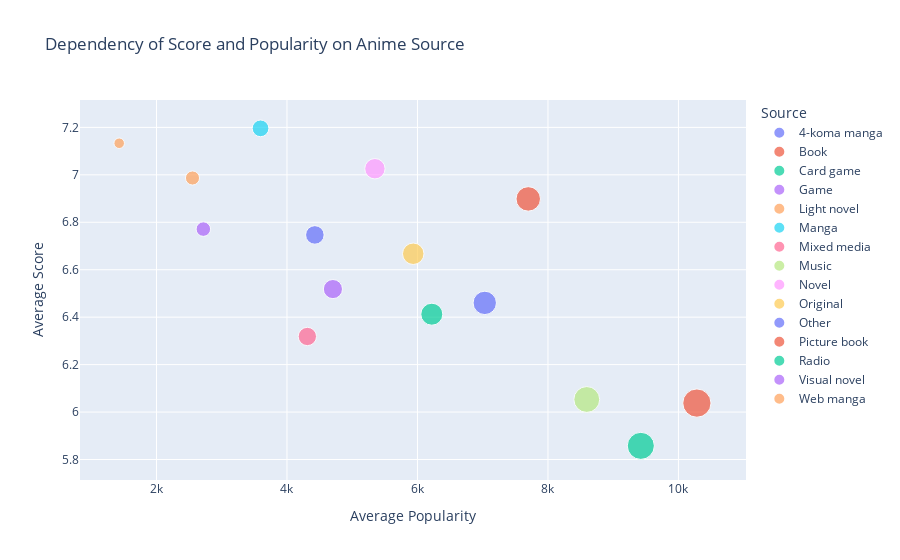

Notebook source saved alongside this figure:
### Code cell
filtered_data = anime_df[anime_df["Source"] != "Unknown"]
grouped_data = filtered_data.groupby("Source").agg(
    avg_score=("Score", "mean"),
    avg_popularity=("Popularity", "mean")
).reset_index()


fig = px.scatter(
    grouped_data,
    x="avg_popularity",
    y="avg_score",
    size="avg_popularity",
    color="Source",
    hover_name="Source",
    labels={"avg_popularity": "Average Popularity", "avg_score": "Average Score"},
    title="Dependency of Score and Popularity on Anime Source"
)

fig.update_layout(
    xaxis_title="Average Popularity",
    yaxis_title="Average Score",
)
fig.write_image("scatter_1.png") 
fig.show()

### Figure 1 — Plotly figure (JSON) as saved in the notebook; plotly's stock layout.template omitted (floating-point values rounded to 4 significant figures)
{"data": [{"hovertemplate": "<b>%{hovertext}</b><br><br>Source=4-koma manga<br>Average Popularity=%{marker.size}<br>Average Score=%{y}<extra></extra>", "hovertext": ["4-koma manga"], "legendgroup": "4-koma manga", "marker": {"color": "#636efa", "size": [4428.0], "sizemode": "area", "sizeref": 25.71, "symbol": "circle"}, "mode": "markers", "name": "4-koma manga", "orientation": "v", "showlegend": true, "type": "scatter", "x": [4428.0], "xaxis": "x", "y": [6.747], "yaxis": "y"}, {"hovertemplate": "<b>%{hovertext}</b><br><br>Source=Book<br>Average Popularity=%{marker.size}<br>Average Score=%{y}<extra></extra>", "hovertext": ["Book"], "legendgroup": "Book", "marker": {"color": "#EF553B", "size": [7698.0], "sizemode": "area", "sizeref": 25.71, "symbol": "circle"}, "mode": "markers", "name": "Book", "orientation": "v", "showlegend": true, "type": "scatter", "x": [7698.0], "xaxis": "x", "y": [6.898], "yaxis": "y"}, {"hovertemplate": "<b>%{hovertext}</b><br><br>Source=Card game<br>Average Popularity=%{marker.size}<br>Average Score=%{y}<extra></extra>", "hovertext": ["Card game"], "legendgroup": "Card game", "marker": {"color": "#00cc96", "size": [6220.0], "sizemode": "area", "sizeref": 25.71, "symbol": "circle"}, "mode": "markers", "name": "Card game", "orientation": "v", "showlegend": true, "type": "scatter", "x": [6220.0], "xaxis": "x", "y": [6.412], "yaxis": "y"}, {"hovertemplate": "<b>%{hovertext}</b><br><br>Source=Game<br>Average Popularity=%{marker.size}<br>Average Score=%{y}<extra></extra>", "hovertext": ["Game"], "legendgroup": "Game", "marker": {"color": "#ab63fa", "size": [4704.0], "sizemode": "area", "sizeref": 25.71, "symbol": "circle"}, "mode": "markers", "name": "Game", "orientation": "v", "showlegend": true, "type": "scatter", "x": [4704.0], "xaxis": "x", "y": [6.518], "yaxis": "y"}, {"hovertemplate": "<b>%{hovertext}</b><br><br>Source=Light novel<br>Average Popularity=%{marker.size}<br>Average Score=%{y}<extra></extra>", "hovertext": ["Light novel"], "legendgroup": "Light novel", "marker": {"color": "#FFA15A", "size": [1429.0], "sizemode": "area", "sizeref": 25.71, "symbol": "circle"}, "mode": "markers", "name": "Light novel", "orientation": "v", "showlegend": true, "type": "scatter", "x": [1429.0], "xaxis": "x", "y": [7.133], "yaxis": "y"}, {"hovertemplate": "<b>%{hovertext}</b><br><br>Source=Manga<br>Average Popularity=%{marker.size}<br>Average Score=%{y}<extra></extra>", "hovertext": ["Manga"], "legendgroup": "Manga", "marker": {"color": "#19d3f3", "size": [3595.0], "sizemode": "area", "sizeref": 25.71, "symbol": "circle"}, "mode": "markers", "name": "Manga", "orientation": "v", "showlegend": true, "type": "scatter", "x": [3595.0], "xaxis": "x", "y": [7.196], "yaxis": "y"}, {"hovertemplate": "<b>%{hovertext}</b><br><br>Source=Mixed media<br>Average Popularity=%{marker.size}<br>Average Score=%{y}<extra></extra>", "hovertext": ["Mixed media"], "legendgroup": "Mixed media", "marker": {"color": "#FF6692", "size": [4313.0], "sizemode": "area", "sizeref": 25.71, "symbol": "circle"}, "mode": "markers", "name": "Mixed media", "orientation": "v", "showlegend": true, "type": "scatter", "x": [4313.0], "xaxis": "x", "y": [6.319], "yaxis": "y"}, {"hovertemplate": "<b>%{hovertext}</b><br><br>Source=Music<br>Average Popularity=%{marker.size}<br>Average Score=%{y}<extra></extra>", "hovertext": ["Music"], "legendgroup": "Music", "marker": {"color": "#B6E880", "size": [8595.0], "sizemode": "area", "sizeref": 25.71, "symbol": "circle"}, "mode": "markers", "name": "Music", "orientation": "v", "showlegend": true, "type": "scatter", "x": [8595.0], "xaxis": "x", "y": [6.053], "yaxis": "y"}, {"hovertemplate": "<b>%{hovertext}</b><br><br>Source=Novel<br>Average Popularity=%{marker.size}<br>Average Score=%{y}<extra></extra>", "hovertext": ["Novel"], "legendgroup": "Novel", "marker": {"color": "#FF97FF", "size": [5348.0], "sizemode": "area", "sizeref": 25.71, "symbol": "circle"}, "mode": "markers", "name": "Novel", "orientation": "v", "showlegend": true, "type": "scatter", "x": [5348.0], "xaxis": "x", "y": [7.026], "yaxis": "y"}, {"hovertemplate": "<b>%{hovertext}</b><br><br>Source=Original<br>Average Popularity=%{marker.size}<br>Average Score=%{y}<extra></extra>", "hovertext": ["Original"], "legendgroup": "Original", "marker": {"color": "#FECB52", "size": [5935.0], "sizemode": "area", "sizeref": 25.71, "symbol": "circle"}, "mode": "markers", "name": "Original", "orientation": "v", "showlegend": true, "type": "scatter", "x": [5935.0], "xaxis": "x", "y": [6.667], "yaxis": "y"}, {"hovertemplate": "<b>%{hovertext}</b><br><br>Source=Other<br>Average Popularity=%{marker.size}<br>Average Score=%{y}<extra></extra>", "hovertext": ["Other"], "legendgroup": "Other", "marker": {"color": "#636efa", "size": [7031.0], "sizemode": "area", "sizeref": 25.71, "symbol": "circle"}, "mode": "markers", "name": "Other", "orientation": "v", "showlegend": true, "type": "scatter", "x": [7031.0], "xaxis": "x", "y": [6.46], "yaxis": "y"}, {"hovertemplate": "<b>%{hovertext}</b><br><br>Source=Picture book<br>Average Popularity=%{marker.size}<br>Average Score=%{y}<extra></extra>", "hovertext": ["Picture book"], "legendgroup": "Picture book", "marker": {"color": "#EF553B", "size": [10280.0], "sizemode": "area", "sizeref": 25.71, "symbol": "circle"}, "mode": "markers", "name": "Picture book", "orientation": "v", "showlegend": true, "type": "scatter", "x": [10280.0], "xaxis": "x", "y": [6.038], "yaxis": "y"}, {"hovertemplate": "<b>%{hovertext}</b><br><br>Source=Radio<br>Average Popularity=%{marker.size}<br>Average Score=%{y}<extra></extra>", "hovertext": ["Radio"], "legendgroup": "Radio", "marker": {"color": "#00cc96", "size": [9423.0], "sizemode": "area", "sizeref": 25.71, "symbol": "circle"}, "mode": "markers", "name": "Radio", "orientation": "v", "showlegend": true, "type": "scatter", "x": [9423.0], "xaxis": "x", "y": [5.857], "yaxis": "y"}, {"hovertemplate": "<b>%{hovertext}</b><br><br>Source=Visual novel<br>Average Popularity=%{marker.size}<br>Average Score=%{y}<extra></extra>", "hovertext": ["Visual novel"], "legendgroup": "Visual novel", "marker": {"color": "#ab63fa", "size": [2718.0], "sizemode": "area", "sizeref": 25.71, "symbol": "circle"}, "mode": "markers", "name": "Visual novel", "orientation": "v", "showlegend": true, "type": "scatter", "x": [2718.0], "xaxis": "x", "y": [6.771], "yaxis": "y"}, {"hovertemplate": "<b>%{hovertext}</b><br><br>Source=Web manga<br>Average Popularity=%{marker.size}<br>Average Score=%{y}<extra></extra>", "hovertext": ["Web manga"], "legendgroup": "Web manga", "marker": {"color": "#FFA15A", "size": [2552.0], "sizemode": "area", "sizeref": 25.71, "symbol": "circle"}, "mode": "markers", "name": "Web manga", "orientation": "v", "showlegend": true, "type": "scatter", "x": [2552.0], "xaxis": "x", "y": [6.987], "yaxis": "y"}], "layout": {"legend": {"itemsizing": "constant", "title": {"text": "Source"}, "tracegroupgap": 0}, "title": {"text": "Dependency of Score and Popularity on Anime Source"}, "xaxis": {"anchor": "y", "domain": [0, 1], "title": {"text": "Average Popularity"}}, "yaxis": {"anchor": "x", "domain": [0, 1], "title": {"text": "Average Score"}}}}
